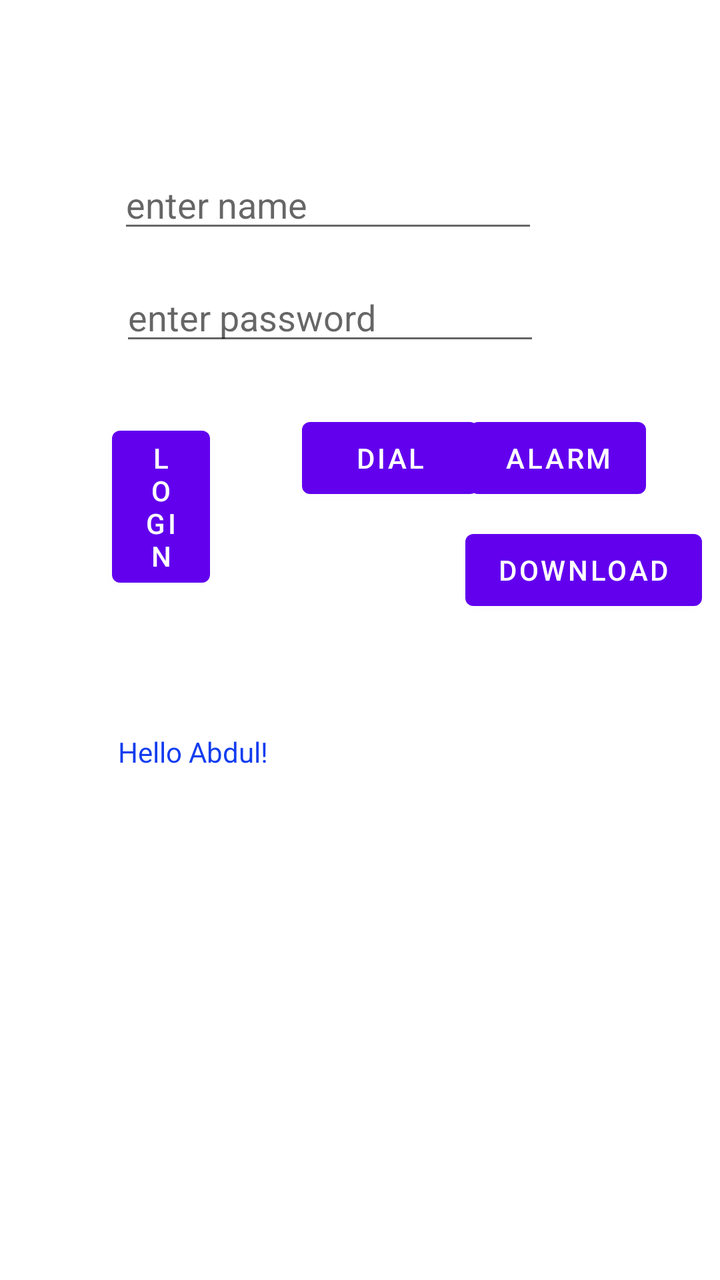
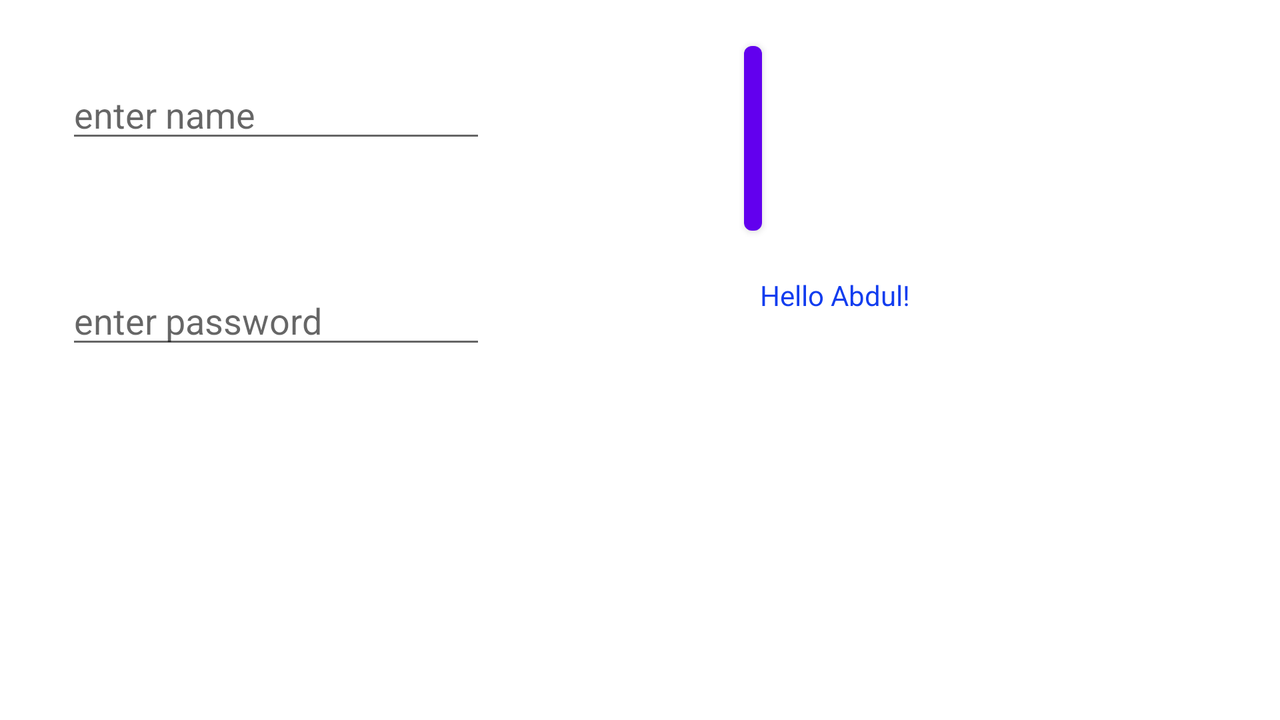

One screen, two layout resources from the same app: the default and the repository's alternative for another configuration. Each is rendered where Android would select it; the XML of both is given below.
<!-- AndroidManifest.xml: application theme Theme.Philips -->
<!-- res/layout/activity_main.xml -->
<?xml version="1.0" encoding="utf-8"?>
<androidx.constraintlayout.widget.ConstraintLayout xmlns:android="http://schemas.android.com/apk/res/android"
    xmlns:app="http://schemas.android.com/apk/res-auto"
    xmlns:tools="http://schemas.android.com/tools"
    android:layout_width="match_parent"
    android:layout_height="match_parent"
    tools:context=".MainActivity">

    <TextView
        android:id="@+id/textView"
        android:layout_width="wrap_content"
        android:layout_height="wrap_content"
        android:layout_marginStart="59dp"
        android:layout_marginTop="69dp"
        android:text="Hello Abdul!"
        android:textColor="@color/font_color_philips"
        app:layout_constraintStart_toStartOf="parent"
        app:layout_constraintTop_toBottomOf="@+id/button" />

    <Button
        android:id="@+id/button"
        android:layout_width="0dp"
        android:layout_height="wrap_content"
        android:layout_marginStart="56dp"
        android:layout_marginTop="88dp"
        android:layout_marginEnd="130dp"
        android:onClick="clickHandler"
        android:text="@string/submit"
        app:layout_constraintEnd_toStartOf="@+id/btnAlarm"
        app:layout_constraintStart_toStartOf="parent"
        app:layout_constraintTop_toBottomOf="@+id/etName" />

    <EditText
        android:id="@+id/etName"
        android:layout_width="wrap_content"
        android:layout_height="wrap_content"
        android:layout_marginStart="59dp"
        android:layout_marginTop="80dp"
        android:ems="10"
        android:hint="@string/enter_name"
        android:inputType="textPersonName"
        app:layout_constraintStart_toStartOf="parent"
        app:layout_constraintTop_toTopOf="parent" />

    <EditText
        android:id="@+id/etPassword"
        android:layout_width="wrap_content"
        android:layout_height="wrap_content"
        android:layout_marginStart="1dp"
        android:layout_marginTop="15dp"
        android:ems="10"
        android:hint="@string/enter_pwd"
        android:inputType="textPassword"
        android:textColor="@color/font_color_philips"
        app:layout_constraintStart_toStartOf="@+id/etName"
        app:layout_constraintTop_toBottomOf="@+id/etName" />

    <Button
        android:id="@+id/btnDial"
        android:layout_width="wrap_content"
        android:layout_height="wrap_content"
        android:onClick="clickHandler"
        android:text="dial"
        app:layout_constraintBaseline_toBaselineOf="@+id/button"
        app:layout_constraintEnd_toEndOf="parent"
        app:layout_constraintHorizontal_bias="0.555"
        app:layout_constraintStart_toStartOf="parent" />

    <Button
        android:id="@+id/btnAlarm"
        android:layout_width="wrap_content"

        android:layout_height="wrap_content"
        android:layout_marginEnd="37dp"
        android:onClick="clickHandler"
        android:text="Alarm"
        app:layout_constraintBaseline_toBaselineOf="@+id/btnDial"
        app:layout_constraintEnd_toEndOf="parent"
        app:layout_constraintStart_toEndOf="@+id/button" />

    <ProgressBar
        android:id="@+id/progressBar"
        android:visibility="invisible"
        style="?android:attr/progressBarStyleHorizontal"
        android:layout_width="match_parent"
        android:layout_height="wrap_content"
        android:layout_marginStart="16dp"
        android:layout_marginTop="25dp"
        app:layout_constraintStart_toStartOf="parent"
        app:layout_constraintTop_toBottomOf="@+id/textView" />

    <Button
        android:id="@+id/btnDownload"
        android:layout_width="wrap_content"
        android:layout_height="wrap_content"
        android:layout_marginTop="8dp"
        android:layout_marginEnd="9dp"
        android:text="download"
        android:onClick="clickHandler"

        app:layout_constraintEnd_toEndOf="parent"
        app:layout_constraintTop_toBottomOf="@+id/btnAlarm" />

</androidx.constraintlayout.widget.ConstraintLayout>
<!-- resources referenced by this layout -->
<resources>
  <color name="font_color_philips">#123def</color>
  <string name="enter_name">enter name</string>
  <string name="enter_pwd">enter password</string>
  <string name="submit">Login</string>
  <style name="Theme.Philips" parent="Theme.MaterialComponents.DayNight.DarkActionBar">
          
          <item name="colorPrimary">@color/purple_500</item>
          <item name="colorPrimaryVariant">@color/purple_700</item>
          <item name="colorOnPrimary">@color/white</item>
          
          <item name="colorSecondary">@color/teal_200</item>
          <item name="colorSecondaryVariant">@color/teal_700</item>
          <item name="colorOnSecondary">@color/black</item>
          
          <item name="android:statusBarColor" tools:targetApi="l">?attr/colorPrimaryVariant</item>
          
      </style>
  <color name="purple_500">#FF6200EE</color>
  <color name="purple_700">#FF3700B3</color>
  <color name="white">#FFFFFFFF</color>
  <color name="teal_200">#FF03DAC5</color>
  <color name="teal_700">#FF018786</color>
  <color name="black">#FF000000</color>
</resources>
<!-- res/layout-land/activity_main.xml (the repository's variant of the layout above) -->
<!-- drawn on the phone turned sideways -->
<?xml version="1.0" encoding="utf-8"?>
<androidx.constraintlayout.widget.ConstraintLayout xmlns:android="http://schemas.android.com/apk/res/android"
    xmlns:app="http://schemas.android.com/apk/res-auto"
    xmlns:tools="http://schemas.android.com/tools"
    android:layout_width="match_parent"
    android:layout_height="match_parent"
    tools:context=".MainActivity">

    <TextView
        android:id="@+id/textView"
        android:layout_width="wrap_content"
        android:layout_height="wrap_content"
        android:layout_marginStart="8dp"
        android:layout_marginTop="138dp"
        android:text="Hello Abdul!"
        android:textColor="@color/font_color_philips"
        app:layout_constraintStart_toStartOf="@+id/button"
        app:layout_constraintTop_toTopOf="parent" />

    <Button
        android:id="@+id/button"
        android:layout_width="0dp"
        android:layout_height="wrap_content"
        android:layout_marginTop="45dp"
        android:layout_marginEnd="259dp"
        android:layout_marginBottom="45dp"
        android:onClick="clickHandler"
        android:text="@string/submit"
        app:layout_constraintBottom_toTopOf="@+id/textView"
        app:layout_constraintEnd_toEndOf="parent"
        app:layout_constraintStart_toEndOf="@+id/etName"
        app:layout_constraintTop_toTopOf="parent" />

    <EditText
        android:id="@+id/etName"
        android:layout_width="wrap_content"
        android:layout_height="wrap_content"
        android:layout_marginStart="33dp"
        android:layout_marginTop="35dp"
        android:layout_marginEnd="129dp"
        android:ems="10"
        android:hint="@string/enter_name"
        android:inputType="textPersonName"
        app:layout_constraintEnd_toStartOf="@+id/button"
        app:layout_constraintStart_toStartOf="parent"
        app:layout_constraintTop_toTopOf="parent" />

    <EditText
        android:id="@+id/etPassword"
        android:layout_width="wrap_content"
        android:layout_height="wrap_content"
        android:layout_marginStart="33dp"
        android:layout_marginTop="138dp"
        android:ems="10"
        android:hint="@string/enter_pwd"
        android:inputType="textPassword"
        android:textColor="@color/font_color_philips"
        app:layout_constraintStart_toStartOf="parent"
        app:layout_constraintTop_toTopOf="parent" />


</androidx.constraintlayout.widget.ConstraintLayout>
